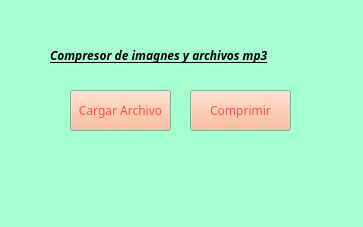
<?xml version="1.0" encoding="UTF-8"?>
<ui version="4.0">
 <class>Compresor</class>
 <widget class="QWidget" name="Compresor">
  <property name="geometry">
   <rect>
    <x>0</x>
    <y>0</y>
    <width>363</width>
    <height>227</height>
   </rect>
  </property>
  <property name="palette">
   <palette>
    <active>
     <colorrole role="WindowText">
      <brush brushstyle="SolidPattern">
       <color alpha="255">
        <red>0</red>
        <green>0</green>
        <blue>0</blue>
       </color>
      </brush>
     </colorrole>
     <colorrole role="Button">
      <brush brushstyle="SolidPattern">
       <color alpha="255">
        <red>85</red>
        <green>255</green>
        <blue>127</blue>
       </color>
      </brush>
     </colorrole>
     <colorrole role="Light">
      <brush brushstyle="SolidPattern">
       <color alpha="255">
        <red>228</red>
        <green>255</green>
        <blue>107</blue>
       </color>
      </brush>
     </colorrole>
     <colorrole role="Midlight">
      <brush brushstyle="SolidPattern">
       <color alpha="255">
        <red>255</red>
        <green>248</green>
        <blue>161</blue>
       </color>
      </brush>
     </colorrole>
     <colorrole role="Dark">
      <brush brushstyle="SolidPattern">
       <color alpha="255">
        <red>252</red>
        <green>80</green>
        <blue>50</blue>
       </color>
      </brush>
     </colorrole>
     <colorrole role="Mid">
      <brush brushstyle="SolidPattern">
       <color alpha="255">
        <red>174</red>
        <green>255</green>
        <blue>253</blue>
       </color>
      </brush>
     </colorrole>
     <colorrole role="Text">
      <brush brushstyle="SolidPattern">
       <color alpha="255">
        <red>230</red>
        <green>153</green>
        <blue>255</blue>
       </color>
      </brush>
     </colorrole>
     <colorrole role="BrightText">
      <brush brushstyle="SolidPattern">
       <color alpha="255">
        <red>255</red>
        <green>200</green>
        <blue>160</blue>
       </color>
      </brush>
     </colorrole>
     <colorrole role="ButtonText">
      <brush brushstyle="SolidPattern">
       <color alpha="255">
        <red>255</red>
        <green>78</green>
        <blue>66</blue>
       </color>
      </brush>
     </colorrole>
     <colorrole role="Base">
      <brush brushstyle="SolidPattern">
       <color alpha="255">
        <red>179</red>
        <green>160</green>
        <blue>255</blue>
       </color>
      </brush>
     </colorrole>
     <colorrole role="Window">
      <brush brushstyle="SolidPattern">
       <color alpha="255">
        <red>166</red>
        <green>255</green>
        <blue>208</blue>
       </color>
      </brush>
     </colorrole>
     <colorrole role="Shadow">
      <brush brushstyle="SolidPattern">
       <color alpha="255">
        <red>235</red>
        <green>187</green>
        <blue>255</blue>
       </color>
      </brush>
     </colorrole>
     <colorrole role="HighlightedText">
      <brush brushstyle="SolidPattern">
       <color alpha="255">
        <red>165</red>
        <green>170</green>
        <blue>111</blue>
       </color>
      </brush>
     </colorrole>
     <colorrole role="AlternateBase">
      <brush brushstyle="SolidPattern">
       <color alpha="255">
        <red>249</red>
        <green>255</green>
        <blue>178</blue>
       </color>
      </brush>
     </colorrole>
     <colorrole role="NoRole">
      <brush brushstyle="SolidPattern">
       <color alpha="255">
        <red>255</red>
        <green>200</green>
        <blue>198</blue>
       </color>
      </brush>
     </colorrole>
     <colorrole role="ToolTipBase">
      <brush brushstyle="SolidPattern">
       <color alpha="255">
        <red>253</red>
        <green>255</green>
        <blue>130</blue>
       </color>
      </brush>
     </colorrole>
     <colorrole role="ToolTipText">
      <brush brushstyle="SolidPattern">
       <color alpha="255">
        <red>170</red>
        <green>122</green>
        <blue>117</blue>
       </color>
      </brush>
     </colorrole>
    </active>
    <inactive>
     <colorrole role="WindowText">
      <brush brushstyle="SolidPattern">
       <color alpha="255">
        <red>0</red>
        <green>0</green>
        <blue>0</blue>
       </color>
      </brush>
     </colorrole>
     <colorrole role="Button">
      <brush brushstyle="SolidPattern">
       <color alpha="255">
        <red>85</red>
        <green>255</green>
        <blue>127</blue>
       </color>
      </brush>
     </colorrole>
     <colorrole role="Light">
      <brush brushstyle="SolidPattern">
       <color alpha="255">
        <red>228</red>
        <green>255</green>
        <blue>107</blue>
       </color>
      </brush>
     </colorrole>
     <colorrole role="Midlight">
      <brush brushstyle="SolidPattern">
       <color alpha="255">
        <red>255</red>
        <green>248</green>
        <blue>161</blue>
       </color>
      </brush>
     </colorrole>
     <colorrole role="Dark">
      <brush brushstyle="SolidPattern">
       <color alpha="255">
        <red>252</red>
        <green>80</green>
        <blue>50</blue>
       </color>
      </brush>
     </colorrole>
     <colorrole role="Mid">
      <brush brushstyle="SolidPattern">
       <color alpha="255">
        <red>174</red>
        <green>255</green>
        <blue>253</blue>
       </color>
      </brush>
     </colorrole>
     <colorrole role="Text">
      <brush brushstyle="SolidPattern">
       <color alpha="255">
        <red>230</red>
        <green>153</green>
        <blue>255</blue>
       </color>
      </brush>
     </colorrole>
     <colorrole role="BrightText">
      <brush brushstyle="SolidPattern">
       <color alpha="255">
        <red>255</red>
        <green>200</green>
        <blue>160</blue>
       </color>
      </brush>
     </colorrole>
     <colorrole role="ButtonText">
      <brush brushstyle="SolidPattern">
       <color alpha="255">
        <red>255</red>
        <green>78</green>
        <blue>66</blue>
       </color>
      </brush>
     </colorrole>
     <colorrole role="Base">
      <brush brushstyle="SolidPattern">
       <color alpha="255">
        <red>179</red>
        <green>160</green>
        <blue>255</blue>
       </color>
      </brush>
     </colorrole>
     <colorrole role="Window">
      <brush brushstyle="SolidPattern">
       <color alpha="255">
        <red>166</red>
        <green>255</green>
        <blue>208</blue>
       </color>
      </brush>
     </colorrole>
     <colorrole role="Shadow">
      <brush brushstyle="SolidPattern">
       <color alpha="255">
        <red>235</red>
        <green>187</green>
        <blue>255</blue>
       </color>
      </brush>
     </colorrole>
     <colorrole role="HighlightedText">
      <brush brushstyle="SolidPattern">
       <color alpha="255">
        <red>165</red>
        <green>170</green>
        <blue>111</blue>
       </color>
      </brush>
     </colorrole>
     <colorrole role="AlternateBase">
      <brush brushstyle="SolidPattern">
       <color alpha="255">
        <red>249</red>
        <green>255</green>
        <blue>178</blue>
       </color>
      </brush>
     </colorrole>
     <colorrole role="NoRole">
      <brush brushstyle="SolidPattern">
       <color alpha="255">
        <red>255</red>
        <green>200</green>
        <blue>198</blue>
       </color>
      </brush>
     </colorrole>
     <colorrole role="ToolTipBase">
      <brush brushstyle="SolidPattern">
       <color alpha="255">
        <red>253</red>
        <green>255</green>
        <blue>130</blue>
       </color>
      </brush>
     </colorrole>
     <colorrole role="ToolTipText">
      <brush brushstyle="SolidPattern">
       <color alpha="255">
        <red>170</red>
        <green>122</green>
        <blue>117</blue>
       </color>
      </brush>
     </colorrole>
    </inactive>
    <disabled>
     <colorrole role="WindowText">
      <brush brushstyle="SolidPattern">
       <color alpha="255">
        <red>252</red>
        <green>80</green>
        <blue>50</blue>
       </color>
      </brush>
     </colorrole>
     <colorrole role="Button">
      <brush brushstyle="SolidPattern">
       <color alpha="255">
        <red>85</red>
        <green>255</green>
        <blue>127</blue>
       </color>
      </brush>
     </colorrole>
     <colorrole role="Light">
      <brush brushstyle="SolidPattern">
       <color alpha="255">
        <red>228</red>
        <green>255</green>
        <blue>107</blue>
       </color>
      </brush>
     </colorrole>
     <colorrole role="Midlight">
      <brush brushstyle="SolidPattern">
       <color alpha="255">
        <red>255</red>
        <green>248</green>
        <blue>161</blue>
       </color>
      </brush>
     </colorrole>
     <colorrole role="Dark">
      <brush brushstyle="SolidPattern">
       <color alpha="255">
        <red>252</red>
        <green>80</green>
        <blue>50</blue>
       </color>
      </brush>
     </colorrole>
     <colorrole role="Mid">
      <brush brushstyle="SolidPattern">
       <color alpha="255">
        <red>174</red>
        <green>255</green>
        <blue>253</blue>
       </color>
      </brush>
     </colorrole>
     <colorrole role="Text">
      <brush brushstyle="SolidPattern">
       <color alpha="255">
        <red>252</red>
        <green>80</green>
        <blue>50</blue>
       </color>
      </brush>
     </colorrole>
     <colorrole role="BrightText">
      <brush brushstyle="SolidPattern">
       <color alpha="255">
        <red>255</red>
        <green>200</green>
        <blue>160</blue>
       </color>
      </brush>
     </colorrole>
     <colorrole role="ButtonText">
      <brush brushstyle="SolidPattern">
       <color alpha="255">
        <red>252</red>
        <green>80</green>
        <blue>50</blue>
       </color>
      </brush>
     </colorrole>
     <colorrole role="Base">
      <brush brushstyle="SolidPattern">
       <color alpha="255">
        <red>166</red>
        <green>255</green>
        <blue>208</blue>
       </color>
      </brush>
     </colorrole>
     <colorrole role="Window">
      <brush brushstyle="SolidPattern">
       <color alpha="255">
        <red>166</red>
        <green>255</green>
        <blue>208</blue>
       </color>
      </brush>
     </colorrole>
     <colorrole role="Shadow">
      <brush brushstyle="SolidPattern">
       <color alpha="255">
        <red>235</red>
        <green>187</green>
        <blue>255</blue>
       </color>
      </brush>
     </colorrole>
     <colorrole role="HighlightedText">
      <brush brushstyle="SolidPattern">
       <color alpha="255">
        <red>165</red>
        <green>170</green>
        <blue>111</blue>
       </color>
      </brush>
     </colorrole>
     <colorrole role="AlternateBase">
      <brush brushstyle="SolidPattern">
       <color alpha="255">
        <red>249</red>
        <green>255</green>
        <blue>178</blue>
       </color>
      </brush>
     </colorrole>
     <colorrole role="NoRole">
      <brush brushstyle="SolidPattern">
       <color alpha="255">
        <red>255</red>
        <green>200</green>
        <blue>198</blue>
       </color>
      </brush>
     </colorrole>
     <colorrole role="ToolTipBase">
      <brush brushstyle="SolidPattern">
       <color alpha="255">
        <red>253</red>
        <green>255</green>
        <blue>130</blue>
       </color>
      </brush>
     </colorrole>
     <colorrole role="ToolTipText">
      <brush brushstyle="SolidPattern">
       <color alpha="255">
        <red>170</red>
        <green>122</green>
        <blue>117</blue>
       </color>
      </brush>
     </colorrole>
    </disabled>
   </palette>
  </property>
  <property name="font">
   <font>
    <family>MS Shell Dlg 2</family>
   </font>
  </property>
  <property name="mouseTracking">
   <bool>false</bool>
  </property>
  <property name="contextMenuPolicy">
   <enum>Qt::NoContextMenu</enum>
  </property>
  <property name="windowTitle">
   <string>Compresor</string>
  </property>
  <widget class="QPushButton" name="Subir">
   <property name="geometry">
    <rect>
     <x>70</x>
     <y>90</y>
     <width>101</width>
     <height>41</height>
    </rect>
   </property>
   <property name="palette">
    <palette>
     <active>
      <colorrole role="WindowText">
       <brush brushstyle="SolidPattern">
        <color alpha="255">
         <red>85</red>
         <green>170</green>
         <blue>127</blue>
        </color>
       </brush>
      </colorrole>
      <colorrole role="Button">
       <brush brushstyle="SolidPattern">
        <color alpha="255">
         <red>255</red>
         <green>170</green>
         <blue>127</blue>
        </color>
       </brush>
      </colorrole>
      <colorrole role="Midlight">
       <brush brushstyle="SolidPattern">
        <color alpha="255">
         <red>85</red>
         <green>255</green>
         <blue>255</blue>
        </color>
       </brush>
      </colorrole>
     </active>
     <inactive>
      <colorrole role="WindowText">
       <brush brushstyle="SolidPattern">
        <color alpha="255">
         <red>85</red>
         <green>170</green>
         <blue>127</blue>
        </color>
       </brush>
      </colorrole>
      <colorrole role="Button">
       <brush brushstyle="SolidPattern">
        <color alpha="255">
         <red>255</red>
         <green>170</green>
         <blue>127</blue>
        </color>
       </brush>
      </colorrole>
      <colorrole role="Midlight">
       <brush brushstyle="SolidPattern">
        <color alpha="255">
         <red>85</red>
         <green>255</green>
         <blue>255</blue>
        </color>
       </brush>
      </colorrole>
     </inactive>
     <disabled>
      <colorrole role="WindowText">
       <brush brushstyle="SolidPattern">
        <color alpha="255">
         <red>120</red>
         <green>120</green>
         <blue>120</blue>
        </color>
       </brush>
      </colorrole>
      <colorrole role="Button">
       <brush brushstyle="SolidPattern">
        <color alpha="255">
         <red>255</red>
         <green>170</green>
         <blue>127</blue>
        </color>
       </brush>
      </colorrole>
      <colorrole role="Midlight">
       <brush brushstyle="SolidPattern">
        <color alpha="255">
         <red>85</red>
         <green>255</green>
         <blue>255</blue>
        </color>
       </brush>
      </colorrole>
     </disabled>
    </palette>
   </property>
   <property name="font">
    <font>
     <family>Segoe Script</family>
    </font>
   </property>
   <property name="cursor">
    <cursorShape>ArrowCursor</cursorShape>
   </property>
   <property name="contextMenuPolicy">
    <enum>Qt::ActionsContextMenu</enum>
   </property>
   <property name="text">
    <string>Cargar Archivo</string>
   </property>
   <property name="iconSize">
    <size>
     <width>20</width>
     <height>16</height>
    </size>
   </property>
  </widget>
  <widget class="QPushButton" name="Comprimir">
   <property name="geometry">
    <rect>
     <x>190</x>
     <y>90</y>
     <width>101</width>
     <height>41</height>
    </rect>
   </property>
   <property name="palette">
    <palette>
     <active>
      <colorrole role="WindowText">
       <brush brushstyle="SolidPattern">
        <color alpha="255">
         <red>85</red>
         <green>170</green>
         <blue>127</blue>
        </color>
       </brush>
      </colorrole>
      <colorrole role="Button">
       <brush brushstyle="SolidPattern">
        <color alpha="255">
         <red>255</red>
         <green>170</green>
         <blue>127</blue>
        </color>
       </brush>
      </colorrole>
      <colorrole role="Midlight">
       <brush brushstyle="SolidPattern">
        <color alpha="255">
         <red>85</red>
         <green>255</green>
         <blue>255</blue>
        </color>
       </brush>
      </colorrole>
      <colorrole role="Dark">
       <brush brushstyle="SolidPattern">
        <color alpha="255">
         <red>85</red>
         <green>255</green>
         <blue>255</blue>
        </color>
       </brush>
      </colorrole>
      <colorrole role="Mid">
       <brush brushstyle="SolidPattern">
        <color alpha="255">
         <red>255</red>
         <green>255</green>
         <blue>127</blue>
        </color>
       </brush>
      </colorrole>
      <colorrole role="Text">
       <brush brushstyle="SolidPattern">
        <color alpha="255">
         <red>255</red>
         <green>255</green>
         <blue>0</blue>
        </color>
       </brush>
      </colorrole>
      <colorrole role="ButtonText">
       <brush brushstyle="SolidPattern">
        <color alpha="255">
         <red>255</red>
         <green>78</green>
         <blue>66</blue>
        </color>
       </brush>
      </colorrole>
      <colorrole role="Shadow">
       <brush brushstyle="SolidPattern">
        <color alpha="255">
         <red>170</red>
         <green>134</green>
         <blue>127</blue>
        </color>
       </brush>
      </colorrole>
     </active>
     <inactive>
      <colorrole role="WindowText">
       <brush brushstyle="SolidPattern">
        <color alpha="255">
         <red>85</red>
         <green>170</green>
         <blue>127</blue>
        </color>
       </brush>
      </colorrole>
      <colorrole role="Button">
       <brush brushstyle="SolidPattern">
        <color alpha="255">
         <red>255</red>
         <green>170</green>
         <blue>127</blue>
        </color>
       </brush>
      </colorrole>
      <colorrole role="Midlight">
       <brush brushstyle="SolidPattern">
        <color alpha="255">
         <red>85</red>
         <green>255</green>
         <blue>255</blue>
        </color>
       </brush>
      </colorrole>
      <colorrole role="Dark">
       <brush brushstyle="SolidPattern">
        <color alpha="255">
         <red>85</red>
         <green>255</green>
         <blue>255</blue>
        </color>
       </brush>
      </colorrole>
      <colorrole role="Mid">
       <brush brushstyle="SolidPattern">
        <color alpha="255">
         <red>255</red>
         <green>255</green>
         <blue>127</blue>
        </color>
       </brush>
      </colorrole>
      <colorrole role="Text">
       <brush brushstyle="SolidPattern">
        <color alpha="255">
         <red>255</red>
         <green>255</green>
         <blue>0</blue>
        </color>
       </brush>
      </colorrole>
      <colorrole role="ButtonText">
       <brush brushstyle="SolidPattern">
        <color alpha="255">
         <red>255</red>
         <green>78</green>
         <blue>66</blue>
        </color>
       </brush>
      </colorrole>
      <colorrole role="Shadow">
       <brush brushstyle="SolidPattern">
        <color alpha="255">
         <red>170</red>
         <green>134</green>
         <blue>127</blue>
        </color>
       </brush>
      </colorrole>
     </inactive>
     <disabled>
      <colorrole role="WindowText">
       <brush brushstyle="SolidPattern">
        <color alpha="255">
         <red>85</red>
         <green>255</green>
         <blue>255</blue>
        </color>
       </brush>
      </colorrole>
      <colorrole role="Button">
       <brush brushstyle="SolidPattern">
        <color alpha="255">
         <red>255</red>
         <green>170</green>
         <blue>127</blue>
        </color>
       </brush>
      </colorrole>
      <colorrole role="Midlight">
       <brush brushstyle="SolidPattern">
        <color alpha="255">
         <red>85</red>
         <green>255</green>
         <blue>255</blue>
        </color>
       </brush>
      </colorrole>
      <colorrole role="Dark">
       <brush brushstyle="SolidPattern">
        <color alpha="255">
         <red>85</red>
         <green>255</green>
         <blue>255</blue>
        </color>
       </brush>
      </colorrole>
      <colorrole role="Mid">
       <brush brushstyle="SolidPattern">
        <color alpha="255">
         <red>255</red>
         <green>255</green>
         <blue>127</blue>
        </color>
       </brush>
      </colorrole>
      <colorrole role="Text">
       <brush brushstyle="SolidPattern">
        <color alpha="255">
         <red>85</red>
         <green>255</green>
         <blue>255</blue>
        </color>
       </brush>
      </colorrole>
      <colorrole role="ButtonText">
       <brush brushstyle="SolidPattern">
        <color alpha="255">
         <red>85</red>
         <green>255</green>
         <blue>255</blue>
        </color>
       </brush>
      </colorrole>
      <colorrole role="Shadow">
       <brush brushstyle="SolidPattern">
        <color alpha="255">
         <red>170</red>
         <green>134</green>
         <blue>127</blue>
        </color>
       </brush>
      </colorrole>
     </disabled>
    </palette>
   </property>
   <property name="font">
    <font>
     <family>Segoe Script</family>
     <pointsize>9</pointsize>
     <stylestrategy>PreferDefault</stylestrategy>
    </font>
   </property>
   <property name="cursor">
    <cursorShape>ArrowCursor</cursorShape>
   </property>
   <property name="contextMenuPolicy">
    <enum>Qt::ActionsContextMenu</enum>
   </property>
   <property name="text">
    <string>Comprimir</string>
   </property>
  </widget>
  <widget class="QLabel" name="label">
   <property name="geometry">
    <rect>
     <x>50</x>
     <y>30</y>
     <width>261</width>
     <height>51</height>
    </rect>
   </property>
   <property name="font">
    <font>
     <family>Segoe Script</family>
     <pointsize>9</pointsize>
     <weight>75</weight>
     <italic>true</italic>
     <bold>true</bold>
     <underline>true</underline>
     <strikeout>false</strikeout>
    </font>
   </property>
   <property name="mouseTracking">
    <bool>true</bool>
   </property>
   <property name="text">
    <string>Compresor de imagnes y archivos mp3</string>
   </property>
  </widget>
 </widget>
 <resources>
  <include location="../../../2022/Sistemas operativos/CHmaquina/ChMaquinaMateria/Imagenes/.qrc"/>
 </resources>
 <connections/>
</ui>
